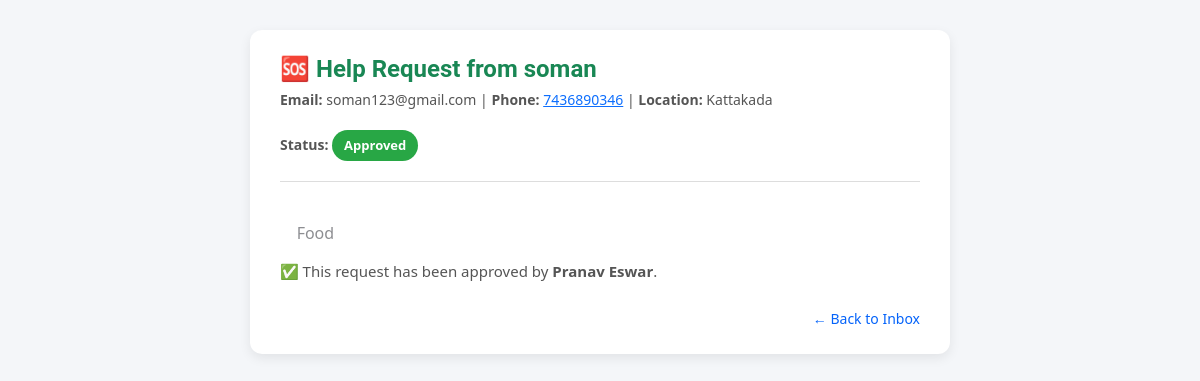
Page /user/view_request.php?id=7 on the committed database.
### tables this page shows
CREATE TABLE `victims` (
  `id` int(11) NOT NULL,
  `name` varchar(100) DEFAULT NULL,
  `phone` varchar(15) DEFAULT NULL,
  `email` varchar(100) DEFAULT NULL,
  `location` varchar(255) DEFAULT NULL,
  `need` text DEFAULT NULL,
  `status` tinyint(1) DEFAULT 0,
  `approved_by` varchar(100) DEFAULT NULL,
  `created_at` timestamp NOT NULL DEFAULT current_timestamp(),
  `viewed_by` text DEFAULT NULL
);

CREATE TABLE `users` (
  `id` int(11) NOT NULL,
  `username` varchar(100) NOT NULL,
  `photo` varchar(255) DEFAULT NULL,
  `password_hash` varchar(255) NOT NULL,
  `role` enum('admin','volunteer') NOT NULL,
  `created_at` timestamp NOT NULL DEFAULT current_timestamp(),
  `full_name` varchar(100) DEFAULT NULL,
  `email` varchar(100) DEFAULT NULL,
  `phone` varchar(20) DEFAULT NULL,
  `address` text DEFAULT NULL,
  `status` tinyint(1) NOT NULL DEFAULT 0 COMMENT '0=pending, 1=approved, 2=declined'
);

### user/view_request.php (the view, shortened to what this page needs)
<?php
$username = $_SESSION['username'] ?? '';
$conn = new mysqli("localhost", "root", "", "relieflink");
$id = (int)($_GET['id'] ?? 0);
$res = $conn->query("SELECT * FROM victims WHERE id = $id");
$data = $res->fetch_assoc();
$approver_name = '';
if (!empty($data['approved_by']) && $data['approved_by'] !== $username) {
    $stmt = $conn->prepare("SELECT full_name FROM users WHERE username = ?");
    $stmt->bind_param("s", $data['approved_by']);
    $stmt->execute();
    $result = $stmt->get_result();
    $approver = $result->fetch_assoc();
    $approver_name = $approver['full_name'] ?? $data['approved_by'];
}
?>
<!DOCTYPE html>
<html lang="en">
<head>
  <link rel="stylesheet" href="../assets/css/bootstrap.min.css">
</head>
<body>
<div class="message-box">
  <div class="message-header">
    <h4>🆘 Help Request from <?= htmlspecialchars($data['name']) ?></h4>
    <div class="meta">
      <strong>Email:</strong> <?= htmlspecialchars($data['email']) ?> |
      <strong>Phone:</strong> <a href="tel:<?= htmlspecialchars($data['phone']) ?>"><?= htmlspecialchars($data['phone']) ?></a> |
      <strong>Location:</strong> <?= htmlspecialchars($data['location']) ?>
    </div>
    <div class="meta">
      <strong>Status:</strong>
      <?php if ($data['status'] == 0): ?>
        <span class="status-badge pending">Pending</span>
      <?php elseif ($data['status'] == 1): ?>
        <span class="status-badge approved">Approved</span>
      <?php else: ?>
        <span class="status-badge declined">Declined</span>
      <?php endif; ?>
    </div>
  </div>
  <div class="message-body">
    <?= nl2br(htmlspecialchars($data['need'])) ?>
  </div>
  <?php if ($data['status'] == 0): ?>
    <form method="POST" class="action-buttons">
      <button class="btn btn-success" name="action" value="approve">✅ Approve</button>
      <button class="btn btn-danger" name="action" value="decline">❌ Decline</button>
    </form>
  <?php else: ?>
    <div class="info-msg">
      <?php if ($data['status'] == 1 && $data['approved_by'] === $username): ?>
        ✅ You have already approved this request.
      <?php elseif ($data['status'] == 1 && $data['approved_by'] !== $username): ?>
        ✅ This request has been approved by <strong><?= htmlspecialchars($approver_name) ?></strong>.
      <?php else: ?>
        ❌ This request has been declined.
      <?php endif; ?>
    </div>
  <?php endif; ?>
  <a href="mail.php" class="back-link text-decoration-none">← Back to Inbox</a>
</div>
</body>
</html>

### user/view_request.php (style rules this page uses)
body { background-color: #f4f6f9; font-family: 'Segoe UI', sans-serif; padding: 30px; }
.message-box { max-width: 700px; margin: auto; background: white; padding: 25px 30px; border-radius: 12px; box-shadow: 0 4px 12px rgba(0,0,0,0.08); }
.message-header h4 { margin-bottom: 5px; color: #198754; }
.meta { font-size: 14px; color: #555; margin-bottom: 20px; }
.meta a { color: #0d6efd; text-decoration: underline; }
.message-body { white-space: pre-wrap; border-top: 1px solid #ddd; padding-top: 15px; font-size: 16px; line-height: 1.5; }
.status-badge { display: inline-block; padding: 6px 12px; border-radius: 20px; font-size: 13px; font-weight: 600; color: white; }
.approved { background-color: #28a745; }
.back-link { display: block; margin-top: 25px; text-align: right; font-size: 14px; }
.info-msg { margin-top: 15px; font-size: 15px; color: #555; }

### rows in the picture
victims: name "soman", email "soman123@gmail.com", phone "7436890346", location "Kattakada", need "Food"
users: full_name "Pranav Eswar"
